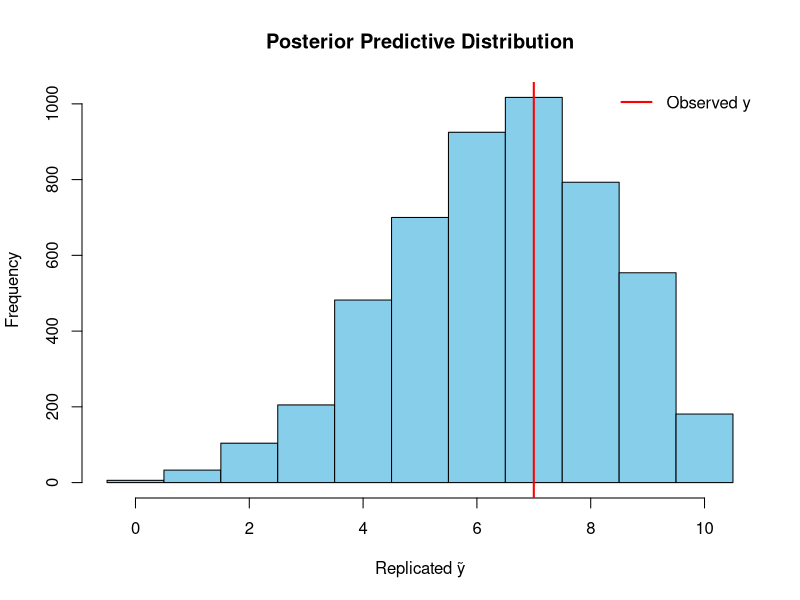
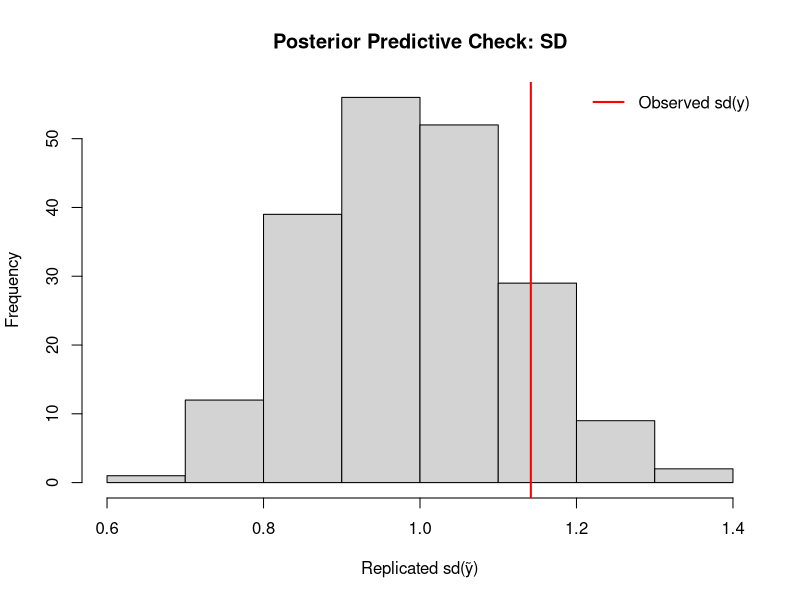
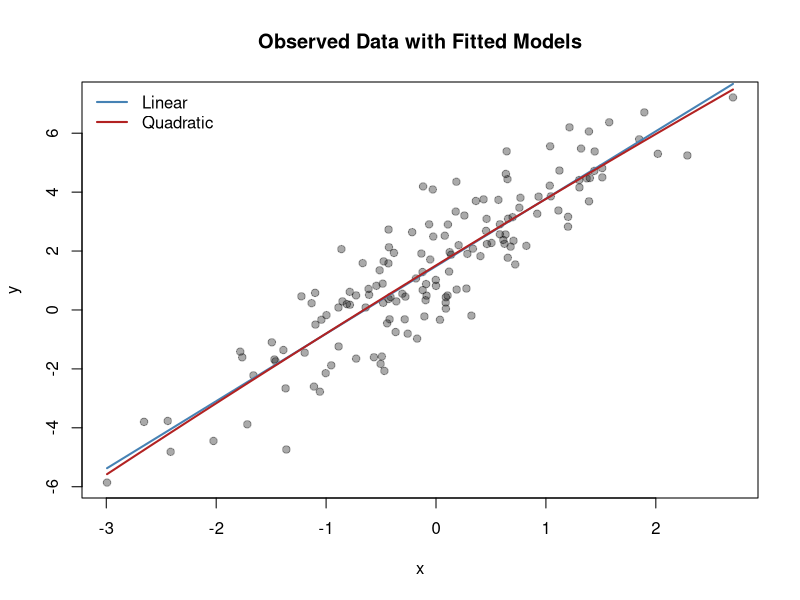

Source code (R) for these figures, in order:
## ---- chunk 1
set.seed(5)
M <- 5000
y_obs <- 7; n <- 10

theta <- rbeta(M, 2 + y_obs, 2 + n - y_obs)   # posterior draws
y_rep <- rbinom(M, n, theta)

ppc_p <- mean(y_rep >= y_obs)
ppc_p
## ---- chunk 2
hist(y_rep, breaks=seq(-0.5, n+0.5, by=1),
     col="skyblue", main="Posterior Predictive Distribution", xlab="Replicated ỹ")
abline(v=y_obs, col="red", lwd=2)
legend("topright", legend=c("Observed y"), col="red", lwd=2, bty="n")
## ---- chunk 3
set.seed(6)
y <- rnorm(30, mean=0, sd=1)
mu_draw <- rnorm(1000, 0, 1)
y_rep_mat <- replicate(200, rnorm(length(y), sample(mu_draw,1), 1))

T_obs <- sd(y)
T_rep <- apply(y_rep_mat, 2, sd)

mean(T_rep >= T_obs)
## ---- chunk 4
hist(T_rep, col="lightgray", main="Posterior Predictive Check: SD",
     xlab="Replicated sd(ỹ)")
abline(v=T_obs, col="red", lwd=2)
legend("topright", legend=c("Observed sd(y)"), col="red", lwd=2, bty="n")
## ---- chunk 5
set.seed(42)
N <- 150
x <- rnorm(N)
y <- 1.5 + 2.2*x + rnorm(N, sd=1.2)

m1 <- lm(y ~ x)
m2 <- lm(y ~ poly(x, 2, raw = TRUE))

sigma1 <- summary(m1)$sigma
sigma2 <- summary(m2)$sigma

# Pseudo-WAIC: approximate lppd - 2p using residual sum of squares
RSS1 <- sum(resid(m1)^2)
RSS2 <- sum(resid(m2)^2)
npar1 <- length(coef(m1))
npar2 <- length(coef(m2))

WAIC1 <- -2 * (sum(dnorm(y, predict(m1), sigma1, log=TRUE)) - npar1)
WAIC2 <- -2 * (sum(dnorm(y, predict(m2), sigma2, log=TRUE)) - npar2)

data.frame(Model=c("Linear","Quadratic"), WAIC=c(WAIC1,WAIC2))
## ---- chunk 6
plot(x, y, pch=19, col="#00000055", main="Observed Data with Fitted Models")
xs <- seq(min(x), max(x), length.out=200)
lines(xs, predict(m1, newdata=data.frame(x=xs)), col="steelblue", lwd=2)
lines(xs, predict(m2, newdata=data.frame(x=xs)), col="firebrick", lwd=2)
legend("topleft", lwd=2, col=c("steelblue","firebrick"),
       legend=c("Linear","Quadratic"), bty="n")
